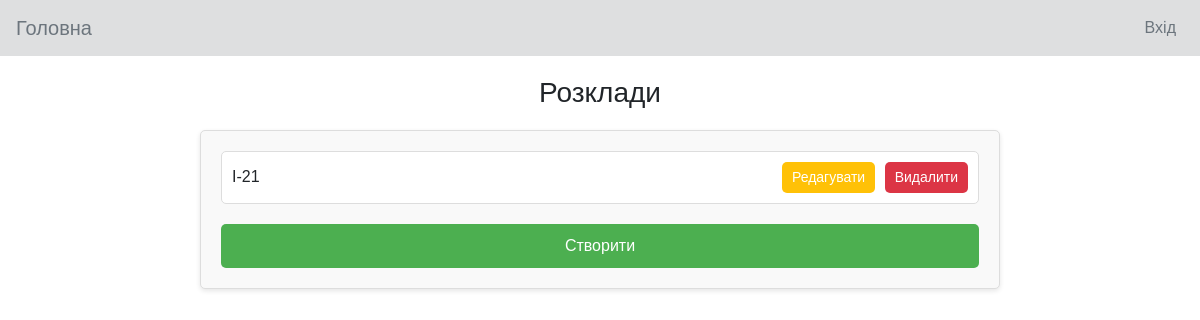
Page /control/rozklad/ on the earlier database version.
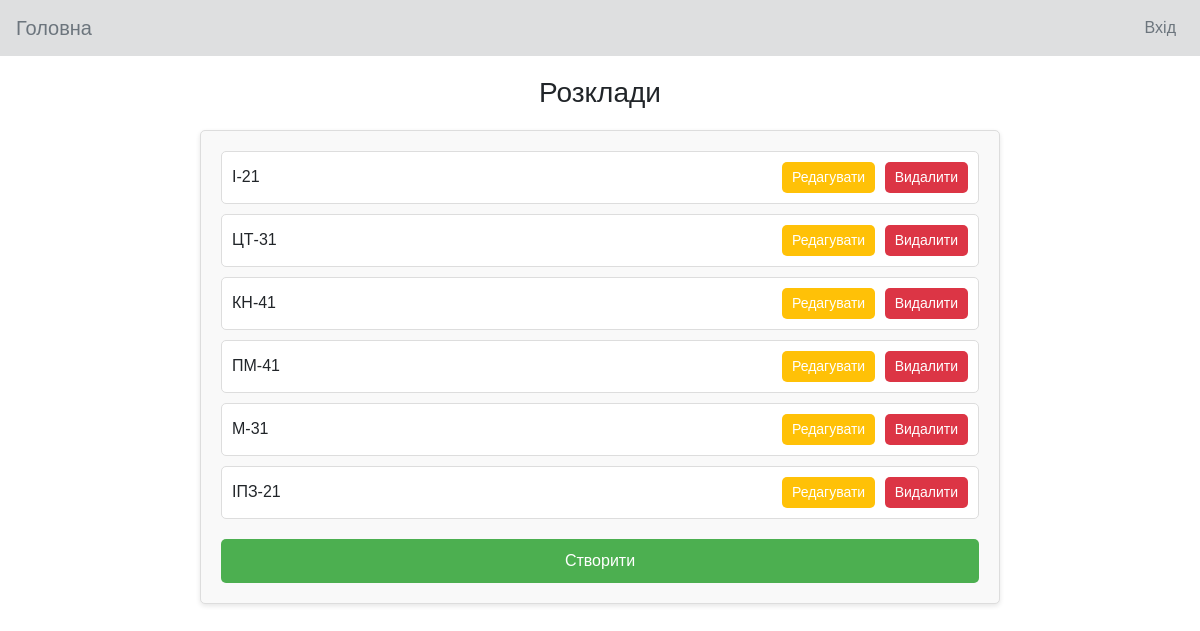
Same page on the later database version.
### rozklad/models.py (models this page shows, shortened)
class Rozklad(models.Model):
    grupa=models.ForeignKey(Groups,on_delete=models.PROTECT)
    facultet=models.ForeignKey(Facultys,on_delete=models.PROTECT)
    ponedilok_1_para = models.ForeignKey(ElementRNP, on_delete=models.PROTECT, null=True, blank=True, related_name="ponedilok_1")
    ponedilok_2_para = models.ForeignKey(ElementRNP, on_delete=models.PROTECT, null=True, blank=True, related_name="ponedilok_2")
    ponedilok_3_para = models.ForeignKey(ElementRNP, on_delete=models.PROTECT, null=True, blank=True, related_name="ponedilok_3")
    ponedilok_4_para = models.ForeignKey(ElementRNP, on_delete=models.PROTECT, null=True, blank=True, related_name="ponedilok_4")
    ponedilok_5_para = models.ForeignKey(ElementRNP, on_delete=models.PROTECT, null=True, blank=True, related_name="ponedilok_5")
    vivtorok_1_para = models.ForeignKey(ElementRNP, on_delete=models.PROTECT, null=True, blank=True, related_name="vivtorok_1")
    vivtorok_2_para = models.ForeignKey(ElementRNP, on_delete=models.PROTECT, null=True, blank=True, related_name="vivtorok_2")
    vivtorok_3_para = models.ForeignKey(ElementRNP, on_delete=models.PROTECT, null=True, blank=True, related_name="vivtorok_3")
    vivtorok_4_para = models.ForeignKey(ElementRNP, on_delete=models.PROTECT, null=True, blank=True, related_name="vivtorok_4")
    vivtorok_5_para = models.ForeignKey(ElementRNP, on_delete=models.PROTECT, null=True, blank=True, related_name="vivtorok_5")
    sereda_1_para = models.ForeignKey(ElementRNP, on_delete=models.PROTECT, null=True, blank=True, related_name="sereda_1")
    sereda_2_para = models.ForeignKey(ElementRNP, on_delete=models.PROTECT, null=True, blank=True, related_name="sereda_2")
    sereda_3_para = models.ForeignKey(ElementRNP, on_delete=models.PROTECT, null=True, blank=True, related_name="sereda_3")
    sereda_4_para = models.ForeignKey(ElementRNP, on_delete=models.PROTECT, null=True, blank=True, related_name="sereda_4")
    sereda_5_para = models.ForeignKey(ElementRNP, on_delete=models.PROTECT, null=True, blank=True, related_name="sereda_5")
    chetver_1_para = models.ForeignKey(ElementRNP, on_delete=models.PROTECT, null=True, blank=True, related_name="chetver_1")
    chetver_2_para = models.ForeignKey(ElementRNP, on_delete=models.PROTECT, null=True, blank=True, related_name="chetver_2")
    chetver_3_para = models.ForeignKey(ElementRNP, on_delete=models.PROTECT, null=True, blank=True, related_name="chetver_3")
    chetver_4_para = models.ForeignKey(ElementRNP, on_delete=models.PROTECT, null=True, blank=True, related_name="chetver_4")
    chetver_5_para = models.ForeignKey(ElementRNP, on_delete=models.PROTECT, null=True, blank=True, related_name="chetver_5")
    pyatnytsya_1_para = models.ForeignKey(ElementRNP, on_delete=models.PROTECT, null=True, blank=True, related_name="pyatnytsya_1")
    pyatnytsya_2_para = models.ForeignKey(ElementRNP, on_delete=models.PROTECT, null=True, blank=True, related_name="pyatnytsya_2")
    pyatnytsya_3_para = models.ForeignKey(ElementRNP, on_delete=models.PROTECT, null=True, blank=True, related_name="pyatnytsya_3")
    pyatnytsya_4_para = models.ForeignKey(ElementRNP, on_delete=models.PROTECT, null=True, blank=True, related_name="pyatnytsya_4")
    pyatnytsya_5_para = models.ForeignKey(ElementRNP, on_delete=models.PROTECT, null=True, blank=True, related_name="pyatnytsya_5")
    subota_1_para = models.ForeignKey(ElementRNP, on_delete=models.PROTECT, null=True, blank=True, related_name="subota_1")
    subota_2_para = models.ForeignKey(ElementRNP, on_delete=models.PROTECT, null=True, blank=True, related_name="subota_2")
    subota_3_para = models.ForeignKey(ElementRNP, on_delete=models.PROTECT, null=True, blank=True, related_name="subota_3")
    subota_4_para = models.ForeignKey(ElementRNP, on_delete=models.PROTECT, null=True, blank=True, related_name="subota_4")
    subota_5_para = models.ForeignKey(ElementRNP, on_delete=models.PROTECT, null=True, blank=True, related_name="subota_5")
    def __str__(self):
        return self.grupa.title

### group/models.py (models this page shows, shortened)
class Groups(models.Model):
    title=models.CharField('Назва', max_length=75)
    titleFull=models.CharField('Повна назва', max_length=150)
    kurs=models.PositiveIntegerField(default=1)
    educational_programs=models.ForeignKey(EducationalPrograms,on_delete=models.PROTECT)
    faculty=models.ForeignKey(Facultys,on_delete=models.PROTECT)

### rozklad/views.py (the view)
# urls.py: path('', RozkladList.as_view(), name='list_rozklad'),
class  RozkladList ( ListView ):
    model = Rozklad
    template_name = "rozklad/rozklad_list.html"
    context_object_name = "rozklads"

### rozklad/templates/rozklad/rozklad_list.html (shortened to what this page needs)
{% extends "main/index.html" %}
{% block content %}
    <main>
        <h1>Розклади</h1>
        <div class="rozklad-container">
            <ul>
                {% for rozklad in rozklads %}
                    <li>
                        <span>{{ rozklad }}</span>
                        <div>
                            <a href="{% url 'update_rozklad' rozklad.id %}">
                                <button class="edit">Редагувати</button>
                            </a>
                            <a href="{% url 'delete_rozklad' rozklad.id %}">
                                <button class="delete">Видалити</button>
                            </a>
                        </div>
                    </li>
                {% endfor %}
            </ul>
            <a href="{% url 'create_rozklad' %}" class="create-button">Створити</a>
        </div>
    </main>
{% endblock content %}

Differences in the rows shown:
added Rozklad: grupa.title "ЦТ-31"
added Rozklad: grupa.title "КН-41"
added Rozklad: grupa.title "ПМ-41"
added Rozklad: grupa.title "М-31"
added Rozklad: grupa.title "ІПЗ-21"
